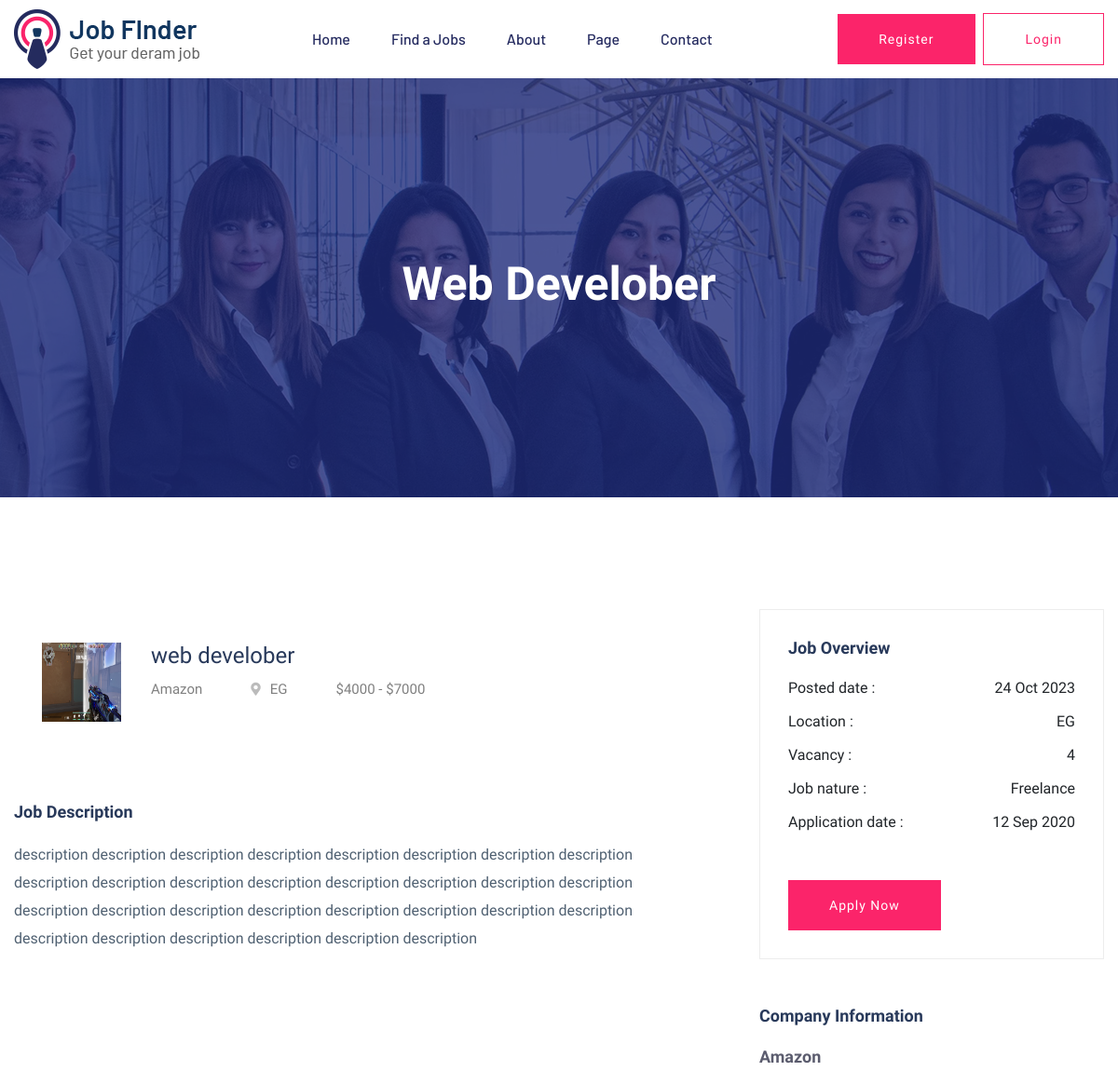
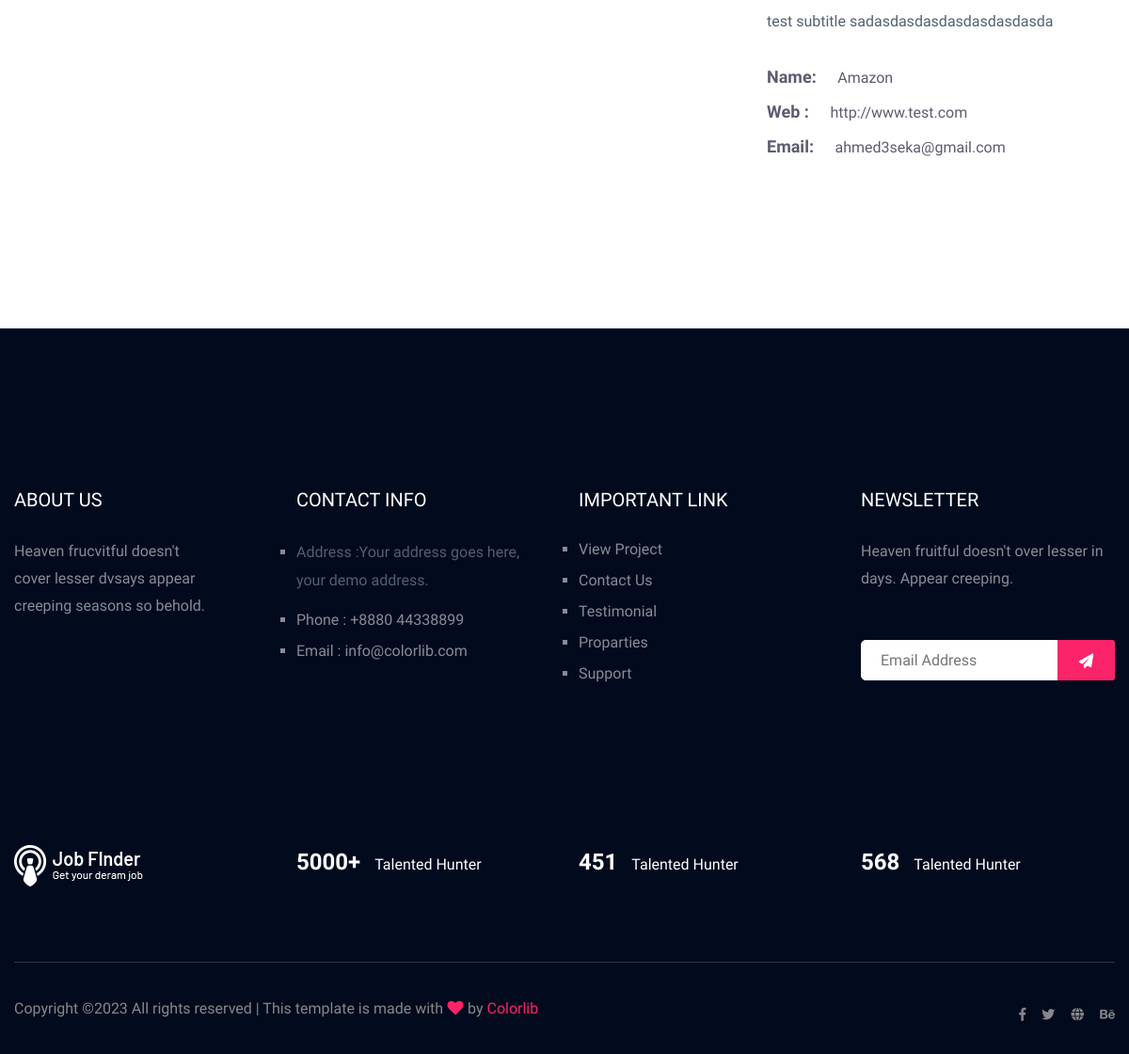
Page /jobs/web-develober on the committed database (2 pictures, top to bottom).
### job/models.py (models this page shows, shortened)
class Job(models.Model):
    title = models.CharField(max_length=120)
    location = CountryField()
    company = models.ForeignKey('Company' , on_delete= models.SET_NULL,null=True,blank=True , related_name='job_company')
    created_at = models.DateTimeField(default=timezone.now)
    salary_start = models.IntegerField()
    salary_end = models.IntegerField()
    description = models.TextField(max_length=20000)
    vacancy = models.IntegerField()
    job_type = models.CharField(choices=JOB_TYPE , max_length=10)
    experience = models.IntegerField()
    category = models.ForeignKey('Category' , on_delete=models.CASCADE , related_name= 'job_category')
    slug = models.SlugField(null=True,blank=True)
    def __str__(self):
        return self.title

class Company(models.Model):
    name = models.CharField(max_length=50)
    logo = models.ImageField(upload_to='company')
    subtitle = models.TextField(max_length=100)
    website = models.URLField()
    email = models.EmailField()
    def __str__(self):
        return self.name

### job/views.py (the view)
# urls.py: path('<slug:slug>', job_details),
def job_details(request , slug):
    job = Job.objects.get(slug=slug)
    return render (request, 'job/job_details.html',{'job':job})

### job/templates/job/job_details.html (shortened to what this page needs)
{% extends 'base.html' %}
{% load static %}
{% block body %}
        <main>
            <div class="slider-area ">
            <div class="single-slider section-overly slider-height2 d-flex align-items-center" data-background="{% static 'assets/img/hero/about.jpg' %}">
                <div class="container">
                    <div class="row">
                        <div class="col-xl-12">
                            <div class="hero-cap text-center">
                                <h2>{{job}}</h2>
                            </div>
                        </div>
                    </div>
                </div>
            </div>
            </div>
            <div class="job-post-company pt-120 pb-120">
                <div class="container">
                    <div class="row justify-content-between">
                        <div class="col-xl-7 col-lg-8">
                            <div class="single-job-items mb-50">
                                <div class="job-items">
                                    <div class="company-img company-img-details">
                                        <a href="#"><img src="{{job.company.logo.url}}" style="width:85px;height:85px;" alt=""></a>
                                    </div>
                                    <div class="job-tittle">
                                        <a href="#">
                                            <h4>{{job.title}}</h4>
                                        </a>
                                        <ul>
                                            <li>{{job.company}}</li>
                                            <li><i class="fas fa-map-marker-alt"></i>{{job.location}}</li>
                                            <li>${{job.salary_start}} - ${{job.salary_end}}</li>
                                        </ul>
                                    </div>
                                </div>
                            </div>
                            <div class="job-post-details">
                                <div class="post-details1 mb-50">
                                    <div class="small-section-tittle">
                                        <h4>Job Description</h4>
                                    </div>
                                    <p>{{job.description|safe}}</p>
                                </div>
                            </div>
                        </div>
                        <div class="col-xl-4 col-lg-4">
                            <div class="post-details3  mb-50">
                            <div class="small-section-tittle">
                                <h4>Job Overview</h4>
                            </div>
                            <ul>
                                <li>Posted date : <span>{{job.created_at|date:"d M o"}}</span></li>
                                <li>Location : <span>{{job.location}}</span></li>
                                <li>Vacancy : <span>{{job.vacancy}}</span></li>
                                <li>Job nature : <span>{{job.job_type}}</span></li>
                                <li>Application date : <span>12 Sep 2020</span></li>
                            </ul>
                            <div class="apply-btn2">
                                <a href="#" class="btn">Apply Now</a>
                            </div>
                        </div>
                            <div class="post-details4  mb-50">
                            <div class="small-section-tittle">
                                <h4>Company Information</h4>
                            </div>
                                <span>{{job.company.name}}</span>
                                <p>{{job.company.subtitle}}</p>
                                <ul>
                                    <li>Name: <span>{{job.company.name}}</span></li>
                                    <li>Web : <span>{{job.company.website}}</span></li>
                                    <li>Email: <span>{{job.company.email}}</span></li>
                                </ul>
                        </div>
                        </div>
                    </div>
                </div>
            </div>
        </main>
{% endblock body %}

### job/templates/job/job_details.html (style rules this page uses)
li { list-style:square !important; }

### rows in the picture
Job: title "Web Develober", company.logo (picture), title "web develober", company "Amazon", location "EG", salary_start "4000", salary_end "7000", description "description description description description description description description description description description description description description description description description description description description description description description description description description description description description description description", created_at "24 Oct 2023", vacancy "4", job_type "Freelance", company.name "Amazon", company.subtitle "test subtitle sadasdasdasdasdasdasdasda", company.website "http://www.test.com", company.email "ahmed3seka@gmail.com"
